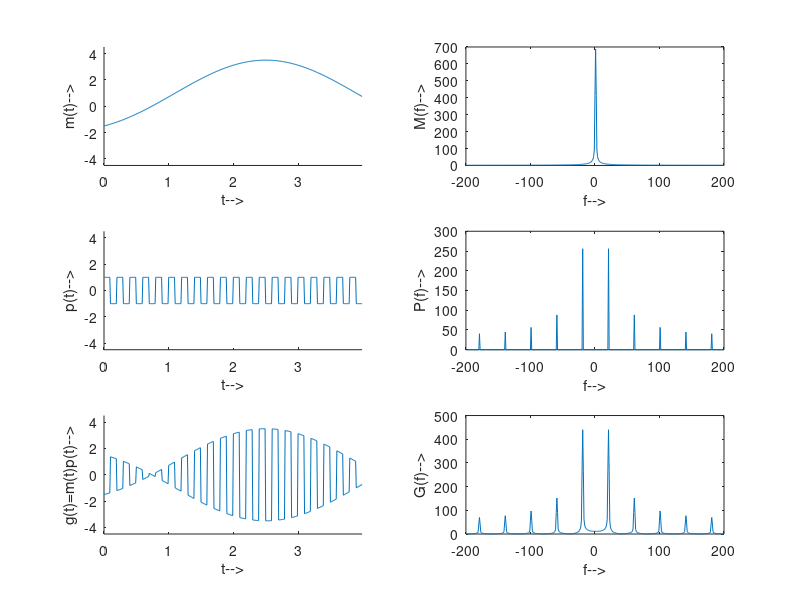

The MATLAB script that drew this image:
clc ;
clear all;
close all;
t=0:0.01:(4-0.01);
T=10; f=1/T;
a=2*sin(2*pi*f*t)-1.5*cos(4*pi*f*t);
subplot(321);
axis([0 (4-0.01) -4.5 4.5]); hold on;
plot(t,a); xlabel('t-->');
ylabel('m(t)-->');
pulses=[ones(1,10) -ones(1,10)];
pul=repmat(pulses,1,20);
subplot(323)
axis([0 (4-0.01) -4.5 4.5]); hold on;
plot(t,pul); xlabel('t-->');
ylabel('p(t)-->'); subplot(325)
a1=pul.*a;
axis([0 (4-0.01) -4.5 4.5]); hold on;
plot(t,a1); xlabel('t-->');
ylabel('g(t)=m(t)p(t)-->');
%%%%%%%%%%%%%%%%FFT%%%%%%%%% 
s1 =abs(fftshift((fft(a))));
subplot(322);
pt=20;
f=-199:200; %f=-99:100;
%axis([0 (4-0.01) -4.5 4.5]); hold on;
%s1=s1(-99:100);
plot(f,s1);
xlabel('f-->'); 
ylabel('M(f)-->');
s2=fftshift(abs(fft(pul)));
subplot(324);
f=-199:200;
plot(f,s2); 
xlabel('f-->');
ylabel('P(f)-->');
s3=fftshift(abs(fft(a1)));
subplot(326)
f=-199:200;
plot(f,s3); 
xlabel('f-->');
ylabel('G(f)-->');